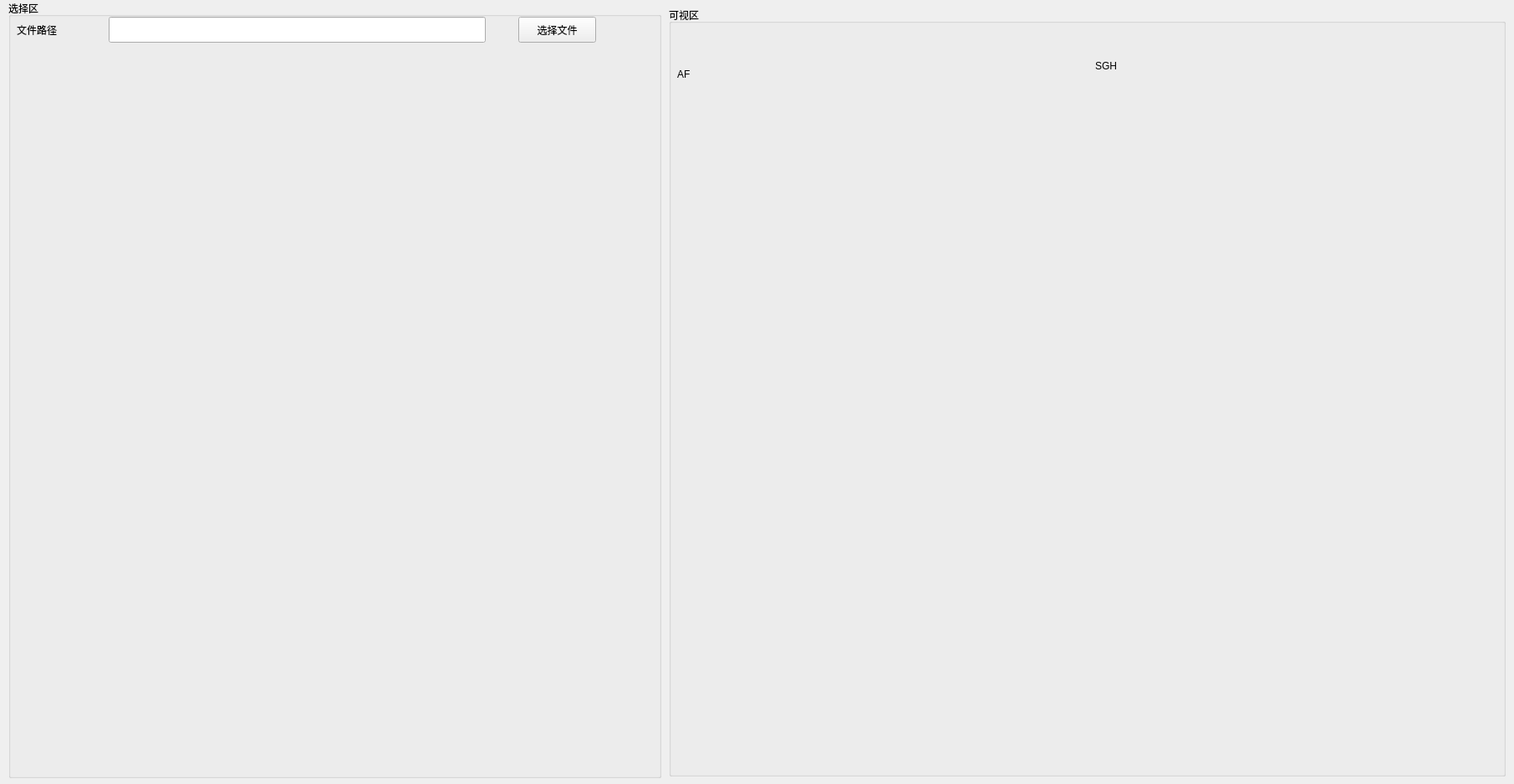
<?xml version="1.0" encoding="UTF-8"?>
<ui version="4.0">
 <class>Form</class>
 <widget class="QWidget" name="Form">
  <property name="geometry">
   <rect>
    <x>0</x>
    <y>0</y>
    <width>1811</width>
    <height>938</height>
   </rect>
  </property>
  <property name="windowTitle">
   <string>Form</string>
  </property>
  <widget class="QGroupBox" name="groupBox_2">
   <property name="geometry">
    <rect>
     <x>10</x>
     <y>0</y>
     <width>781</width>
     <height>931</height>
    </rect>
   </property>
   <property name="title">
    <string>选择区</string>
   </property>
   <widget class="QWidget" name="verticalLayoutWidget_3">
    <property name="geometry">
     <rect>
      <x>9</x>
      <y>59</y>
      <width>771</width>
      <height>871</height>
     </rect>
    </property>
    <layout class="QVBoxLayout" name="verticalLayout_3"/>
   </widget>
   <widget class="QLineEdit" name="txt_path">
    <property name="geometry">
     <rect>
      <x>120</x>
      <y>20</y>
      <width>451</width>
      <height>31</height>
     </rect>
    </property>
   </widget>
   <widget class="QLabel" name="label_3">
    <property name="geometry">
     <rect>
      <x>10</x>
      <y>20</y>
      <width>71</width>
      <height>31</height>
     </rect>
    </property>
    <property name="text">
     <string>文件路径</string>
    </property>
   </widget>
   <widget class="QPushButton" name="pb_choose">
    <property name="geometry">
     <rect>
      <x>610</x>
      <y>20</y>
      <width>93</width>
      <height>31</height>
     </rect>
    </property>
    <property name="text">
     <string>选择文件</string>
    </property>
   </widget>
  </widget>
  <widget class="QGroupBox" name="groupBox_3">
   <property name="geometry">
    <rect>
     <x>800</x>
     <y>8</y>
     <width>1001</width>
     <height>921</height>
    </rect>
   </property>
   <property name="title">
    <string>可视区</string>
   </property>
   <widget class="QWidget" name="verticalLayoutWidget_2">
    <property name="geometry">
     <rect>
      <x>40</x>
      <y>20</y>
      <width>461</width>
      <height>341</height>
     </rect>
    </property>
    <layout class="QVBoxLayout" name="verticalLayout_AF"/>
   </widget>
   <widget class="QWidget" name="verticalLayoutWidget">
    <property name="geometry">
     <rect>
      <x>40</x>
      <y>450</y>
      <width>461</width>
      <height>471</height>
     </rect>
    </property>
    <layout class="QVBoxLayout" name="VLBotoom_AF">
     <property name="sizeConstraint">
      <enum>QLayout::SetDefaultConstraint</enum>
     </property>
    </layout>
   </widget>
   <widget class="QWidget" name="verticalLayoutWidget_4">
    <property name="geometry">
     <rect>
      <x>550</x>
      <y>20</y>
      <width>441</width>
      <height>341</height>
     </rect>
    </property>
    <layout class="QVBoxLayout" name="verticalLayout_SHG"/>
   </widget>
   <widget class="QWidget" name="verticalLayoutWidget_5">
    <property name="geometry">
     <rect>
      <x>550</x>
      <y>450</y>
      <width>441</width>
      <height>471</height>
     </rect>
    </property>
    <layout class="QVBoxLayout" name="VLBotoom_SHG">
     <property name="sizeConstraint">
      <enum>QLayout::SetDefaultConstraint</enum>
     </property>
    </layout>
   </widget>
   <widget class="QLabel" name="selectLable">
    <property name="geometry">
     <rect>
      <x>350</x>
      <y>390</y>
      <width>281</width>
      <height>41</height>
     </rect>
    </property>
    <property name="text">
     <string/>
    </property>
   </widget>
   <widget class="QLabel" name="label">
    <property name="geometry">
     <rect>
      <x>10</x>
      <y>50</y>
      <width>21</width>
      <height>61</height>
     </rect>
    </property>
    <property name="text">
     <string>AF</string>
    </property>
   </widget>
   <widget class="QLabel" name="label_2">
    <property name="geometry">
     <rect>
      <x>510</x>
      <y>40</y>
      <width>31</width>
      <height>61</height>
     </rect>
    </property>
    <property name="text">
     <string>SGH</string>
    </property>
   </widget>
  </widget>
 </widget>
 <resources/>
 <connections/>
</ui>
